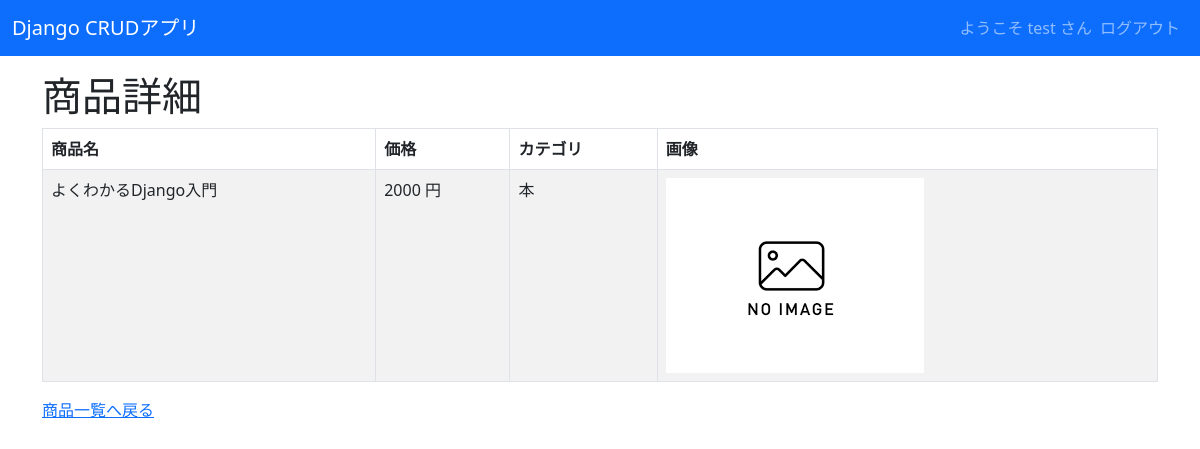
The app's page /crud/detail/1/ (signed in) with its own data.
### crud/models.py (models this page shows, shortened)
class Product(models.Model):
    name = models.CharField(max_length=200)
    price = models.PositiveIntegerField()
    category = models.ForeignKey(Category, on_delete=models.CASCADE)
    img = models.ImageField(blank=True, default='noImage.png')

class Category(models.Model):
    name = models.CharField(max_length=200)
    def __str__(self):
        return self.name

### crud/views.py (the view)
# urls.py: path('crud/detail/<int:pk>/', views.ProductDetailView.as_view(), name="detail"),
class ProductDetailView(LoginRequiredMixin, DetailView):
    model = Product
    template_name = "crud/product_detail.html"
    context_object_name = "product"

### crud/templates/crud/product_detail.html (shortened to what this page needs)
{% extends "base.html" %}
{% block content %}
<h1>商品詳細</h1>
<table class="table table-striped table-hover table-bordered">
    <thead>
        <tr>
            <th>商品名</th>
            <th>価格</th>
            <th>カテゴリ</th>
            <th>画像</th>
        </tr>
    </thead>
    <tr>
        <td>{{ object.name }}</td>
        <td>{{ object.price }} 円</td>
        <td>{{ object.category }}</td>
        <td><img src="{{ object.img.url }}" style="width:100px height:auto;"></td>
    </tr>
</table>
<a href="{% url 'list' %}">商品一覧へ戻る</a>
{% endblock %}

### crud/templates/base.html (shortened to what this page needs)
<!DOCTYPE html>
<html lang="ja">
<head>
    <link href="https://cdn.jsdelivr.net/npm/bootstrap@5.3.0-alpha3/dist/css/bootstrap.min.css" rel="stylesheet">
</head>
<body>
    <nav class="navbar navbar-expand-lg navbar-dark bg-primary" style="margin-bottom: 1rem;">
        <div class="container-fluid">
            <a class="navbar-brand" href="{% url 'list' %}">Django CRUDアプリ</a>
            <div class="collapse navbar-collapse" id="navbarNav">
                <ul class="navbar-nav ms-auto">
                    {% if request.user.is_authenticated %}
                    <span class="navbar-text">
                        ようこそ {{ user.get_username }} さん
                    </span>
                    <li class="nav-item">
                        <form action="{% url 'logout' %}" method="post">
                            <input class="nav-link" type="submit" value="ログアウト">
                        </form>
                    </li>
                    {% else %}
                    <li class="nav-item">
                        <a class="nav-link" href="{% url 'login' %}">ログイン</a>
                    </li>
                    {% endif %}
                </ul>
            </div>
        </div>
    </nav>
    <div class="container">
        {% block content %}{% endblock %}
    </div>
</body>
</html>

### records on screen
Product: name "よくわかるDjango入門", price "2000", category "本", img (placeholder picture)

### other values on screen
{{ user.get_username }} "test"
